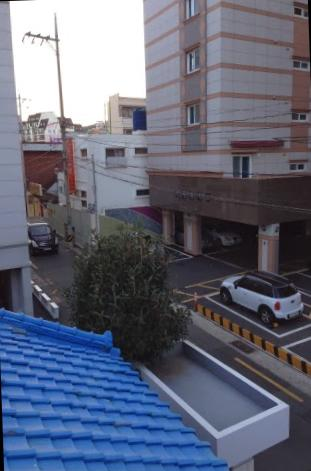
#> input picture CV/MP4/p4/data/stitching/building1_r.jpg, 311 x 471 px, given in place of hill1_r.jpg, which was not available
$ jupyter execute --allow-errors PipelineDecider.ipynb   (shell and % lines are left out)
#> lines starting #> are read from the running program, lines starting #| are printed output that depends on the picture; pictures that were not available may be replaced by others from this repository, and a replacement may not be noted
### CV/MP4/p4/code1/utils.py
import numpy as np
import os
import errno
import matplotlib.pyplot as plt
from skimage.feature import plot_matches


# [10 lines left out: function showMatches, not called in this run]


def imread(path):
#> called with path = '../data/stitching/hill1_r.jpg'
    img = plt.imread(path).astype(float)

    #Remove alpha channel if it exists
    if img.ndim > 2 and img.shape[2] == 4:
        img = img[:, :, 0:3]
    #Puts images values in range [0,1]
    if img.max() > 1.0:
        img /= 255.0

    return img


# [26 lines left out: functions mkdir, gaussian, not called in this run]

### CV/MP4/p4/code1/PipelineDecider.ipynb
[cell 1]
import os
import numpy as np
import matplotlib.pyplot as plt
from utils import imread, showMatches
from skimage.color import rgb2gray
from scipy.ndimage.filters import convolve
import cv2
import sys

[cell 2]
#Image directory
dataDir = os.path.join('..', 'data', 'stitching')

#Read input images
testExamples = ['hill', 'field', 'ledge', 'pier', 'river' 'roofs', 'building', 'uttower']
exampleIndex = 0
imageName1 = '{}1_r.jpg'.format(testExamples[exampleIndex])
imageName2 = '{}2_r.jpg'.format(testExamples[exampleIndex])

im1 = imread(os.path.join(dataDir, imageName1))
im2 = imread(os.path.join(dataDir, imageName2))
#> call 2 of imread, with path = '../data/stitching/hill2_r.jpg'
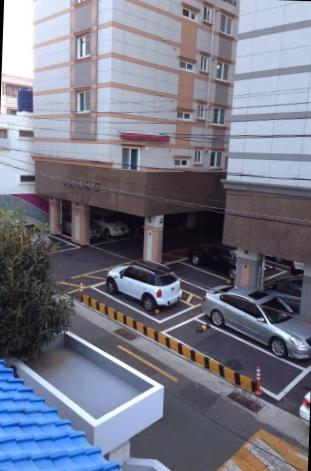
#> input picture CV/MP4/p4/data/stitching/building2_r.jpg, 311 x 471 px, given in place of hill2_r.jpg, which was not available

[cell 3]
gray_im1 = cv2.normalize(rgb2gray(im1), None, 0, 255, cv2.NORM_MINMAX).astype('uint8')
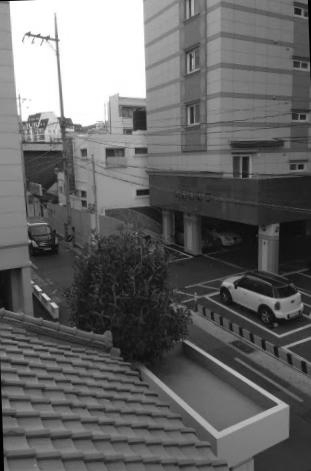
#> gray_im1: shape (471, 311); min 0, max 255, mean 102.2
gray_im2 = cv2.normalize(rgb2gray(im2), None, 0, 255, cv2.NORM_MINMAX).astype('uint8')
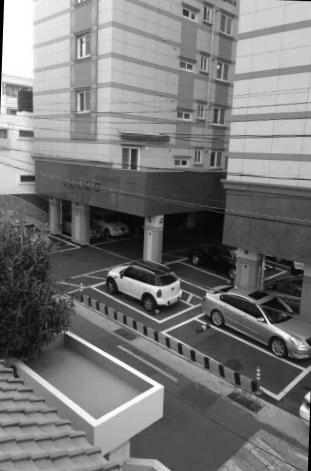
#> gray_im2: shape (471, 311); min 0, max 255, mean 119.2

sift = cv2.xfeatures2d.SIFT_create()
# find the keypoints and descriptors with SIFT
#> (the rest of this cell did not finish here and is left out)
